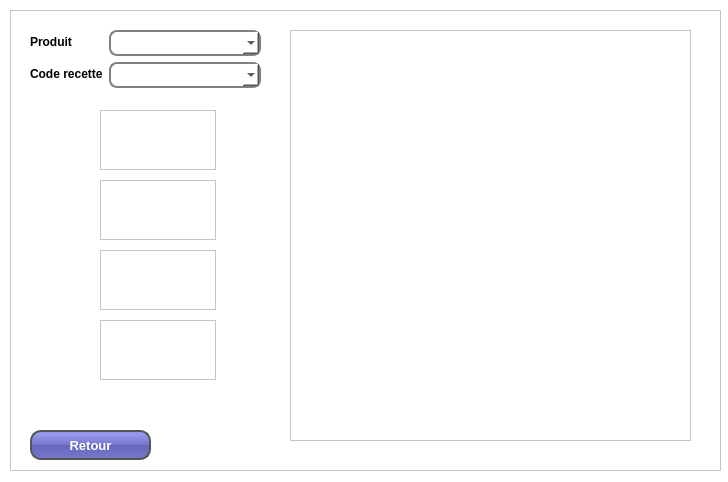
<?xml version="1.0" encoding="UTF-8"?>
<ui version="4.0">
 <class>ModifierProduit</class>
 <widget class="QWidget" name="ModifierProduit">
  <property name="geometry">
   <rect>
    <x>0</x>
    <y>0</y>
    <width>728</width>
    <height>482</height>
   </rect>
  </property>
  <property name="windowTitle">
   <string>Form</string>
  </property>
  <property name="styleSheet">
   <string notr="true">QWidget {
background: white;
}
QLabel {
color: black;
font-weight: bold;
}



#groupBox {
border: 3px solid gray;
border-radius: 40px;
background: white;
background: QLinearGradient(x1: 0, y1: 0, x2: 0, y2: 1, stop: 0 #eef, stop: 1 #ccf);
}

QPushButton {
color: white;
background-color: QLinearGradient( x1: 0, y1: 0, x2: 0, y2: 1, stop: 0 #88d, stop: 0.1 #99e, stop: 0.49 #77c, stop: 0.5 #66b, stop: 1 #77c);
border-width: 1px;
border-color: #339;
border-style: solid;
border-radius: 7;
padding: 3px;
padding-left: 5px;
font-weight: bold;
font-size: 13px;
padding-right: 5px;
min-width: 90px;
max-width: 90px;
min-height: 12px;
max-height: 16px;

border: 2px solid #555;
border-radius: 11px;
padding: 5px;
max-width: 150px;
min-width: 100px;
}

QLineEdit {
padding: 1px;
border-style: solid;
border: 2px solid gray;
border-radius: 8px;
}

QComboBox {
padding: 1px;
border-style: solid;
border: 2px solid gray;
border-radius: 8px;
}
</string>
  </property>
  <widget class="QFrame" name="frame">
   <property name="geometry">
    <rect>
     <x>10</x>
     <y>10</y>
     <width>711</width>
     <height>461</height>
    </rect>
   </property>
   <property name="frameShape">
    <enum>QFrame::StyledPanel</enum>
   </property>
   <property name="frameShadow">
    <enum>QFrame::Raised</enum>
   </property>
   <widget class="QWidget" name="layoutWidget">
    <property name="geometry">
     <rect>
      <x>20</x>
      <y>20</y>
      <width>231</width>
      <height>62</height>
     </rect>
    </property>
    <layout class="QFormLayout" name="formLayout">
     <item row="0" column="0">
      <widget class="QLabel" name="label">
       <property name="font">
        <font>
         <weight>75</weight>
         <bold>true</bold>
        </font>
       </property>
       <property name="text">
        <string>Produit</string>
       </property>
      </widget>
     </item>
     <item row="1" column="0">
      <widget class="QLabel" name="label_2">
       <property name="font">
        <font>
         <weight>75</weight>
         <bold>true</bold>
        </font>
       </property>
       <property name="text">
        <string>Code recette</string>
       </property>
      </widget>
     </item>
     <item row="1" column="1">
      <widget class="QComboBox" name="comborecette">
       <property name="font">
        <font>
         <pointsize>11</pointsize>
        </font>
       </property>
      </widget>
     </item>
     <item row="0" column="1">
      <widget class="QComboBox" name="comboproduit">
       <property name="font">
        <font>
         <pointsize>11</pointsize>
        </font>
       </property>
      </widget>
     </item>
    </layout>
   </widget>
   <widget class="QTableView" name="tabtheo">
    <property name="geometry">
     <rect>
      <x>90</x>
      <y>100</y>
      <width>116</width>
      <height>60</height>
     </rect>
    </property>
    <property name="font">
     <font>
      <pointsize>11</pointsize>
     </font>
    </property>
   </widget>
   <widget class="QTableView" name="tabtheo2">
    <property name="geometry">
     <rect>
      <x>90</x>
      <y>170</y>
      <width>116</width>
      <height>60</height>
     </rect>
    </property>
    <property name="font">
     <font>
      <pointsize>11</pointsize>
     </font>
    </property>
   </widget>
   <widget class="QTableView" name="tabingredients">
    <property name="geometry">
     <rect>
      <x>280</x>
      <y>20</y>
      <width>401</width>
      <height>411</height>
     </rect>
    </property>
    <property name="font">
     <font>
      <pointsize>13</pointsize>
     </font>
    </property>
   </widget>
   <widget class="QTableView" name="tabtheo3">
    <property name="geometry">
     <rect>
      <x>90</x>
      <y>240</y>
      <width>116</width>
      <height>60</height>
     </rect>
    </property>
    <property name="font">
     <font>
      <pointsize>11</pointsize>
     </font>
    </property>
   </widget>
   <widget class="QTableView" name="tabtheo4">
    <property name="geometry">
     <rect>
      <x>90</x>
      <y>310</y>
      <width>116</width>
      <height>60</height>
     </rect>
    </property>
    <property name="font">
     <font>
      <pointsize>11</pointsize>
     </font>
    </property>
   </widget>
   <widget class="QPushButton" name="retour">
    <property name="geometry">
     <rect>
      <x>20</x>
      <y>420</y>
      <width>121</width>
      <height>30</height>
     </rect>
    </property>
    <property name="font">
     <font>
      <pointsize>-1</pointsize>
      <weight>75</weight>
      <bold>true</bold>
     </font>
    </property>
    <property name="text">
     <string>Retour</string>
    </property>
   </widget>
  </widget>
 </widget>
 <resources/>
 <connections/>
</ui>
